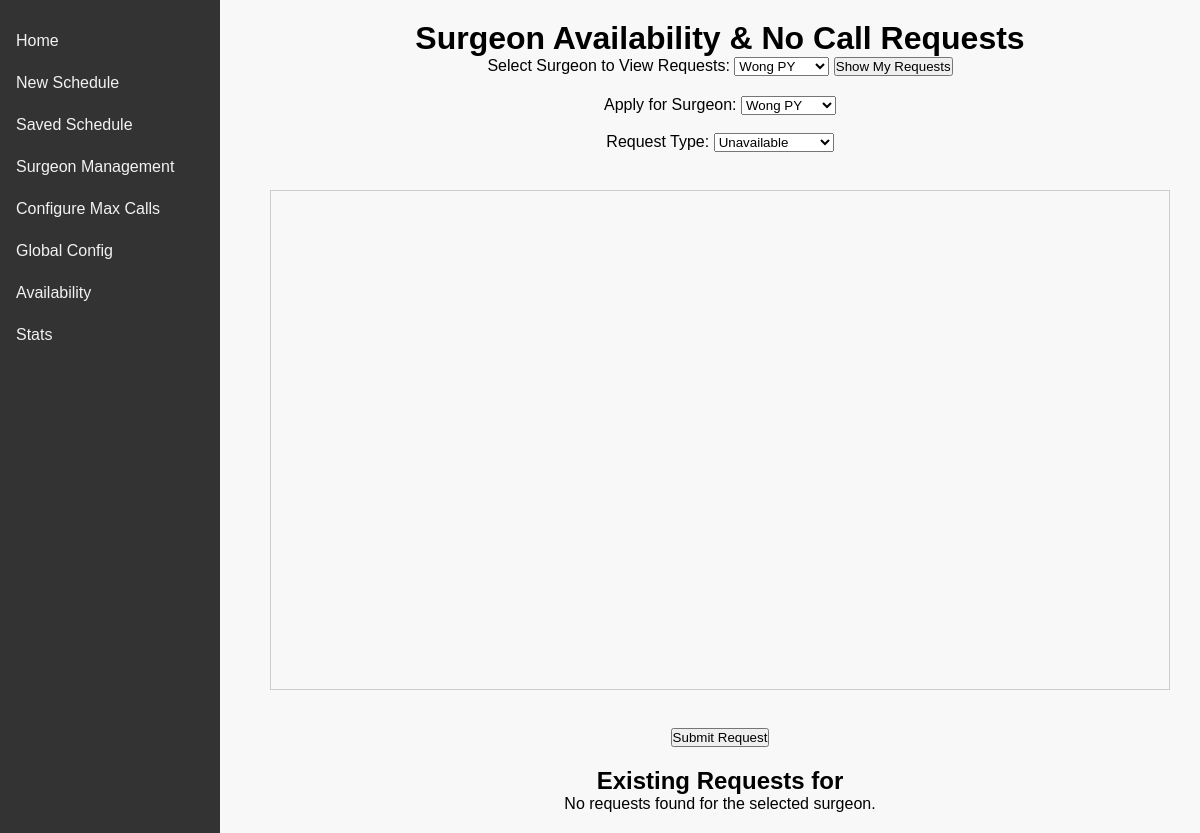
/availability?surgeon_id=24, run on an earlier commit of the app's database.
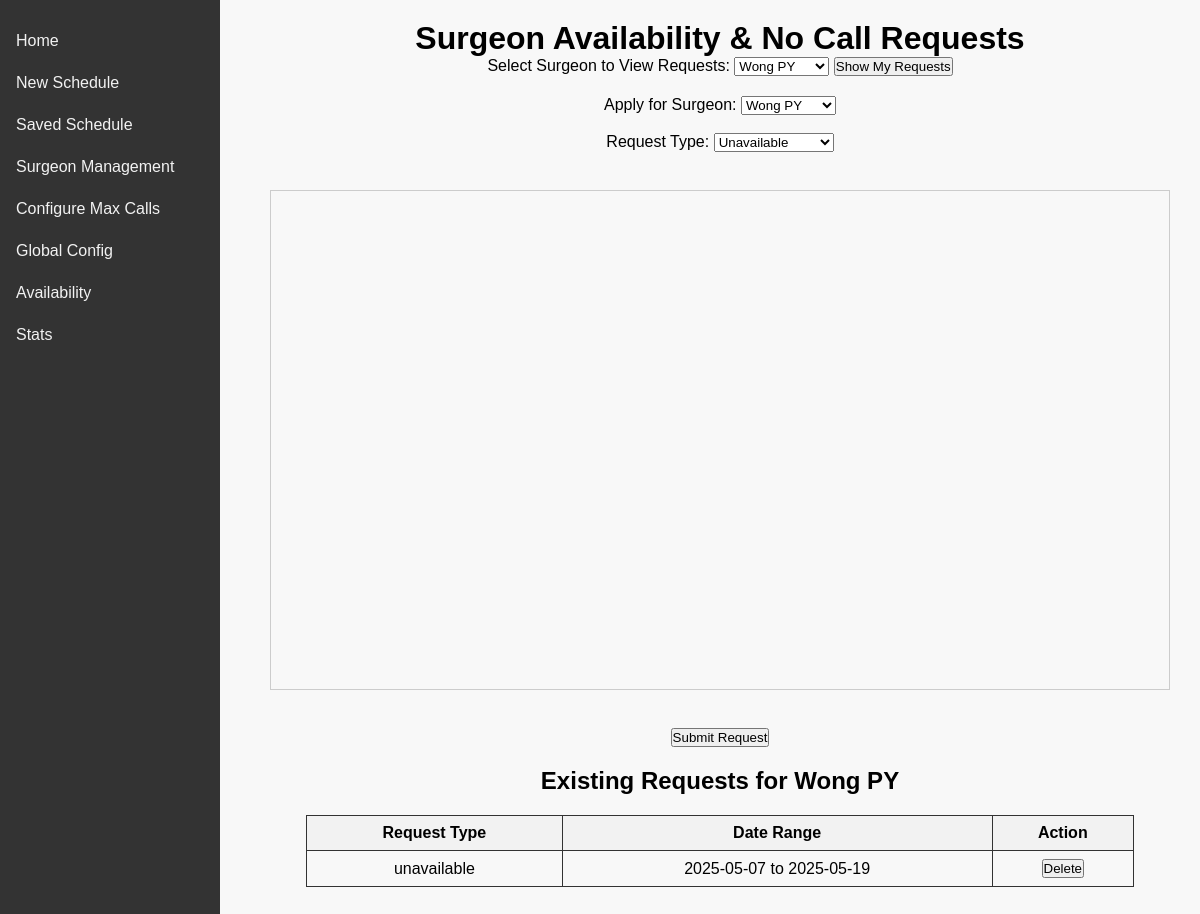
And on a later commit of the database.
### tables this page shows
CREATE TABLE surgeons (
                id INTEGER PRIMARY KEY AUTOINCREMENT,
                name TEXT NOT NULL,
                call_levels TEXT NOT NULL
            );

CREATE TABLE surgeon_availability (
                id INTEGER PRIMARY KEY AUTOINCREMENT,
                surgeon_id INTEGER,
                request_type TEXT,   -- "unavailable" or "no_call"
                date TEXT,
                FOREIGN KEY(surgeon_id) REFERENCES surgeons(id)
            );

### app.py (the view)
@app.route('/availability', methods=['GET', 'POST'])
def availability():
    db = get_db()
    if request.method == 'POST':
        surgeon_id = request.form.get('surgeon_id')
        request_type = request.form.get('request_type')  # "unavailable" or "no_call"
        start_date = request.form.get('start_date')
        end_date = request.form.get('end_date')
        if not surgeon_id or not start_date or not end_date or not request_type:
            flash("Please fill in all fields.")
        else:
            try:
                start_dt = datetime.datetime.strptime(start_date, "%Y-%m-%d").date()
                end_dt = datetime.datetime.strptime(end_date, "%Y-%m-%d").date()
                if start_dt > end_dt:
                    flash("Start date must be before or equal to end date.")
                    return redirect(url_for('availability', surgeon_id=surgeon_id))
                current_dt = start_dt
                while current_dt <= end_dt:
                    db.execute("INSERT INTO surgeon_availability (surgeon_id, request_type, date) VALUES (?, ?, ?)",
                               (surgeon_id, request_type, current_dt.isoformat()))
                    current_dt += datetime.timedelta(days=1)
                db.commit()
                flash("Request submitted successfully!")
            except Exception as e:
                flash(f"Error processing the dates: {str(e)}")
        return redirect(url_for('availability', surgeon_id=surgeon_id))
    else:
        surgeon_id = request.args.get('surgeon_id')
        try:
            surgeon_id = int(surgeon_id) if surgeon_id else None
        except ValueError:
            surgeon_id = None
        events = {}
        surgeon_name = ""
        if surgeon_id:
            rows = db.execute(
                "SELECT sa.date, sa.request_type, s.name, s.call_levels FROM surgeon_availability sa JOIN surgeons s ON sa.surgeon_id = s.id WHERE s.id = ? ORDER BY sa.date",
                (surgeon_id,)
            ).fetchall()
            if rows:
                surgeon_name = rows[0]["name"]
            grouped_by_type = {}
            for row in rows:
                rtype = row["request_type"]
                if rtype not in grouped_by_type:
                    grouped_by_type[rtype] = []
                grouped_by_type[rtype].append(row["date"])
            for rtype, date_list in grouped_by_type.items():
                events[rtype] = group_dates(date_list)
        surgeons = get_all_surgeons()
        return render_template('availability.html', events=events, surgeons=surgeons, selected_surgeon_id=surgeon_id, surgeon_name=surgeon_name)

### app.py (called while the page is built)
def group_dates(date_list):
    if not date_list:
        return []
    date_objs = sorted([datetime.datetime.strptime(d, "%Y-%m-%d").date() for d in date_list])
    groups = []
    start = date_objs[0]
    end = date_objs[0]
    for d in date_objs[1:]:
        if d == end + datetime.timedelta(days=1):
            end = d
        else:
            groups.append({"start": start.isoformat(), "end": end.isoformat()})
            start = d
            end = d
    groups.append({"start": start.isoformat(), "end": end.isoformat()})
    return groups

def get_db():
    db = getattr(g, '_database', None)
    if db is None:
        db = g._database = sqlite3.connect(DATABASE)
        db.row_factory = sqlite3.Row  # Enables dict-like access.
    return db

@app.teardown_appcontext
def close_connection(exception):
    db = getattr(g, '_database', None)
    if db is not None:
        db.close()

def get_all_surgeons():
    db = get_db()
    rows = db.execute("SELECT * FROM surgeons").fetchall()
    return [dict(row) for row in rows]

### templates/availability.html (shortened to what this page needs)
{% extends "base.html" %}
{% block head %}
  <link href='https://cdn.jsdelivr.net/npm/fullcalendar@6.1.5/main.min.css' rel='stylesheet' />
{% endblock %}
{% block content %}
  <h1 style="text-align: center;">Surgeon Availability & No Call Requests</h1>
  <form method="get" action="{{ url_for('availability') }}" style="text-align: center; margin-bottom: 20px;">
    <label for="surgeon_id_get">Select Surgeon to View Requests:</label>
    <select name="surgeon_id" id="surgeon_id_get" required>
      {% for surgeon in surgeons %}
        <option value="{{ surgeon.id }}"
          {% if selected_surgeon_id and surgeon.id == selected_surgeon_id %}selected{% endif %}>
          {{ surgeon.name }}
        </option>
      {% endfor %}
    </select>
    <button type="submit">Show My Requests</button>
  </form>
  <form method="post" action="{{ url_for('availability') }}" id="availabilityForm" style="text-align: center; margin-bottom: 20px;">
    <label for="surgeon_id_post">Apply for Surgeon:</label>
    <select name="surgeon_id" id="surgeon_id_post" required>
      {% for surgeon in surgeons %}
        <option value="{{ surgeon.id }}"
          {% if selected_surgeon_id and surgeon.id == selected_surgeon_id %}selected{% endif %}>
          {{ surgeon.name }}
        </option>
      {% endfor %}
    </select>
    <br><br>
    <label for="request_type">Request Type:</label>
    <select name="request_type" id="request_type" required>
      <option value="unavailable">Unavailable</option>
    </select>
    <br><br>
    <div class="calendar-container">
      <div id="calendar"></div>
    </div>
    <br>
    <button type="submit">Submit Request</button>
  </form>
  {% if selected_surgeon_id %}
    <h2 style="text-align: center;">Existing Requests for {{ surgeon_name }}</h2>
    {% if events %}
      <table>
        <thead>
          <tr>
            <th>Request Type</th>
            <th>Date Range</th>
            <th>Action</th>
          </tr>
        </thead>
        <tbody>
          {% for req_type, ranges in events.items() %}
            {% for range in ranges %}
              <tr>
                <td>{{ req_type }}</td>
                <td>
                  {% if range.start == range.end %}
                    {{ range.start }}
                  {% else %}
                    {{ range.start }} to {{ range.end }}
                  {% endif %}
                </td>
                <td>
                  <form method="post" action="{{ url_for('delete_availability') }}" onsubmit="return confirm('Are you sure you want to delete this request group?');">
                    <button type="submit">Delete</button>
                  </form>
                </td>
              </tr>
            {% endfor %}
          {% endfor %}
        </tbody>
      </table>
    {% else %}
      <p style="text-align: center;">No requests found for the selected surgeon.</p>
    {% endif %}
  {% else %}
    <p style="text-align: center;">Please select a surgeon to view their requests.</p>
  {% endif %}
{% endblock %}

What changed in the data, as far as the page shows it:
now on this page (row unchanged): surgeons: name "Wong PY"
added surgeon_availability: ranges "unavailable", start "2025-05-07", end "2025-05-19"
Also different on the page:
text no longer shown: "No requests found for the selected surgeon."
text now shown: "Request Type Date Range Action"
